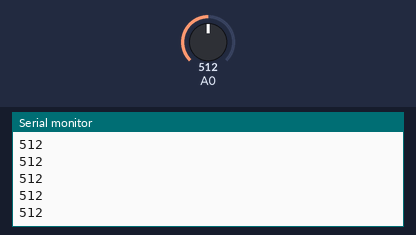
A sketch run on a simulated Arduino Uno, built with avr-gcc and run on an emulated ATmega328P. Parts: the last lines printed to the serial monitor. The inputs (shaded band) are chosen by the test bench; at power-on: A0 = 512. No radio packets arrive unless stated.

Above: at 1.2 s.
1.3 s: A0 set to 716
At 1.34 s:
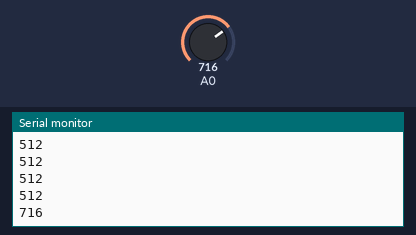
2.8 s: A0 set to 900
At 2.85 s:
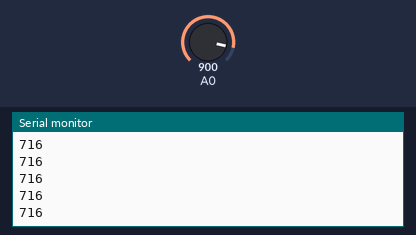
Timing chart, 0 to 5.8 s (numbered marks = the images above; inputs shaded):
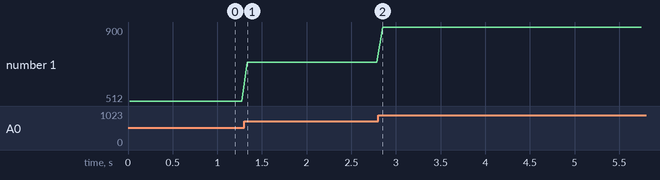

Measured:
- after the input at 1.3 s, the serial monitor: prints a new line at once (image 1)
- plotted number 1: 512 → 716 after the input at 1.3 s, 716 → 900 after the input at 2.8 s

The sketch:

nrf-sender.ino
```cpp
#include <SPI.h>
#include "RF24.h"
#include "printf.h"

#define DEBUG 1

RF24 radio(7, 8);

byte addresses[][6] = {"1Node", "2Node"};

// from https://github.com/martin2250/ADCTouch/blob/master/src/ADCTouch.cpp

int touch_read(byte ADCChannel, int samples)
{
  long _value = 0;
  for(int _counter = 0; _counter < samples; _counter ++)
  {
    // set the analog pin as an input pin with a pullup resistor
    // this will start charging the capacitive element attached to that pin
    pinMode(ADCChannel, INPUT_PULLUP);

    // connect the ADC input and the internal sample and hold capacitor to ground to discharge it
    ADMUX |=   0b11111;

    // start the conversion
    ADCSRA |= (1 << ADSC);

    // ADSC is cleared when the conversion finishes
    while((ADCSRA & (1 << ADSC)));

    // ADCSRA |= (1<<ADIF); //reset the flag

    pinMode(ADCChannel, INPUT);

    _value += analogRead(ADCChannel);
  }
  return _value / samples;
}

void setup() {
  Serial.begin(9600);
  printf_begin();

  radio.begin();

  radio.setPALevel(RF24_PA_MAX);
  radio.setDataRate(RF24_250KBPS);
  radio.setAutoAck(false);
  radio.setChannel(125);
  radio.printDetails();

  radio.openWritingPipe(addresses[0]);
  radio.openReadingPipe(1, addresses[1]);

  Serial.println(F("Now sending"));
}

void loop() {
  digitalWrite(LED_BUILTIN, (millis() & 128) ? HIGH : LOW);

  unsigned long start_time = micros();
  int sensorValue = touch_read(A0, 64);

  if (!radio.write( &sensorValue, sizeof(int) )) {
    Serial.println(F("failed"));
  }


  //Serial.println(F("sent time"));

  radio.txStandBy();
#if DEBUG
  Serial.print(sensorValue);
//  Serial.print(" ");
//  Serial.print(micros() - start_time);
  Serial.println("");
#endif
  delay(50);
}
```
